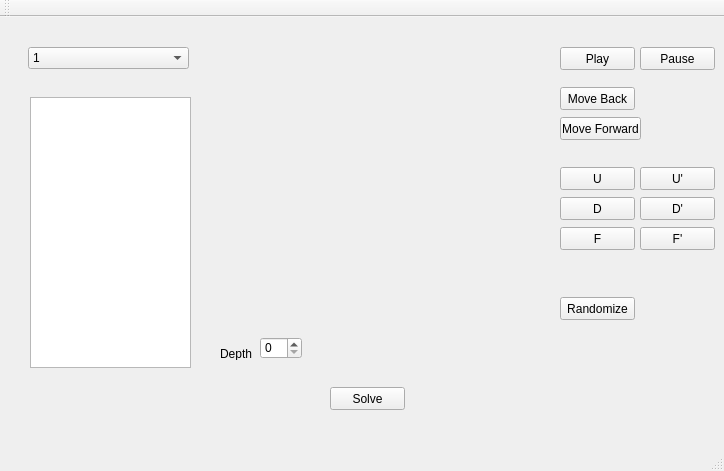
<?xml version="1.0" encoding="UTF-8"?>
<ui version="4.0">
 <class>MainWindow</class>
 <widget class="QMainWindow" name="MainWindow">
  <property name="geometry">
   <rect>
    <x>0</x>
    <y>0</y>
    <width>724</width>
    <height>471</height>
   </rect>
  </property>
  <property name="windowTitle">
   <string>MainWindow</string>
  </property>
  <widget class="QWidget" name="centralWidget">
   <widget class="QPushButton" name="solveButton">
    <property name="geometry">
     <rect>
      <x>330</x>
      <y>370</y>
      <width>75</width>
      <height>23</height>
     </rect>
    </property>
    <property name="text">
     <string>Solve</string>
    </property>
   </widget>
   <widget class="QPushButton" name="playButton">
    <property name="geometry">
     <rect>
      <x>560</x>
      <y>30</y>
      <width>75</width>
      <height>23</height>
     </rect>
    </property>
    <property name="text">
     <string>Play</string>
    </property>
   </widget>
   <widget class="QPushButton" name="moveBackButton">
    <property name="geometry">
     <rect>
      <x>560</x>
      <y>70</y>
      <width>75</width>
      <height>23</height>
     </rect>
    </property>
    <property name="text">
     <string>Move Back</string>
    </property>
   </widget>
   <widget class="QPushButton" name="moveForwardButton">
    <property name="geometry">
     <rect>
      <x>560</x>
      <y>100</y>
      <width>81</width>
      <height>23</height>
     </rect>
    </property>
    <property name="text">
     <string>Move Forward</string>
    </property>
   </widget>
   <widget class="QPushButton" name="UMoveButton">
    <property name="geometry">
     <rect>
      <x>560</x>
      <y>150</y>
      <width>75</width>
      <height>23</height>
     </rect>
    </property>
    <property name="text">
     <string>U</string>
    </property>
   </widget>
   <widget class="QPushButton" name="DButton">
    <property name="geometry">
     <rect>
      <x>560</x>
      <y>180</y>
      <width>75</width>
      <height>23</height>
     </rect>
    </property>
    <property name="text">
     <string>D</string>
    </property>
   </widget>
   <widget class="QPushButton" name="UReverseMoveButton">
    <property name="geometry">
     <rect>
      <x>640</x>
      <y>150</y>
      <width>75</width>
      <height>23</height>
     </rect>
    </property>
    <property name="text">
     <string>U'</string>
    </property>
   </widget>
   <widget class="QTextEdit" name="solutionField">
    <property name="geometry">
     <rect>
      <x>30</x>
      <y>80</y>
      <width>161</width>
      <height>271</height>
     </rect>
    </property>
   </widget>
   <widget class="QComboBox" name="solutionComboBox">
    <property name="geometry">
     <rect>
      <x>28</x>
      <y>30</y>
      <width>161</width>
      <height>22</height>
     </rect>
    </property>
    <item>
     <property name="text">
      <string>1</string>
     </property>
    </item>
    <item>
     <property name="text">
      <string>2</string>
     </property>
    </item>
    <item>
     <property name="text">
      <string>3</string>
     </property>
    </item>
   </widget>
   <widget class="QSpinBox" name="depthInputBox">
    <property name="geometry">
     <rect>
      <x>260</x>
      <y>320</y>
      <width>42</width>
      <height>22</height>
     </rect>
    </property>
    <property name="maximum">
     <number>50</number>
    </property>
   </widget>
   <widget class="QLabel" name="depthInputLabel">
    <property name="geometry">
     <rect>
      <x>220</x>
      <y>330</y>
      <width>47</width>
      <height>13</height>
     </rect>
    </property>
    <property name="text">
     <string>Depth</string>
    </property>
   </widget>
   <widget class="QPushButton" name="DReverseButton">
    <property name="geometry">
     <rect>
      <x>640</x>
      <y>180</y>
      <width>75</width>
      <height>23</height>
     </rect>
    </property>
    <property name="text">
     <string>D'</string>
    </property>
   </widget>
   <widget class="QPushButton" name="FButton">
    <property name="geometry">
     <rect>
      <x>560</x>
      <y>210</y>
      <width>75</width>
      <height>23</height>
     </rect>
    </property>
    <property name="text">
     <string>F</string>
    </property>
   </widget>
   <widget class="QPushButton" name="FReverseButton">
    <property name="geometry">
     <rect>
      <x>640</x>
      <y>210</y>
      <width>75</width>
      <height>23</height>
     </rect>
    </property>
    <property name="text">
     <string>F'</string>
    </property>
   </widget>
   <widget class="QPushButton" name="RandomizeButton">
    <property name="geometry">
     <rect>
      <x>560</x>
      <y>280</y>
      <width>75</width>
      <height>23</height>
     </rect>
    </property>
    <property name="text">
     <string>Randomize</string>
    </property>
   </widget>
   <widget class="QPushButton" name="pauseButton">
    <property name="geometry">
     <rect>
      <x>640</x>
      <y>30</y>
      <width>75</width>
      <height>23</height>
     </rect>
    </property>
    <property name="text">
     <string>Pause</string>
    </property>
   </widget>
  </widget>
  <widget class="QMenuBar" name="menuBar">
   <property name="geometry">
    <rect>
     <x>0</x>
     <y>0</y>
     <width>724</width>
     <height>21</height>
    </rect>
   </property>
  </widget>
  <widget class="QToolBar" name="mainToolBar">
   <attribute name="toolBarArea">
    <enum>TopToolBarArea</enum>
   </attribute>
   <attribute name="toolBarBreak">
    <bool>false</bool>
   </attribute>
  </widget>
  <widget class="QStatusBar" name="statusBar"/>
 </widget>
 <layoutdefault spacing="6" margin="11"/>
 <resources/>
 <connections/>
</ui>
